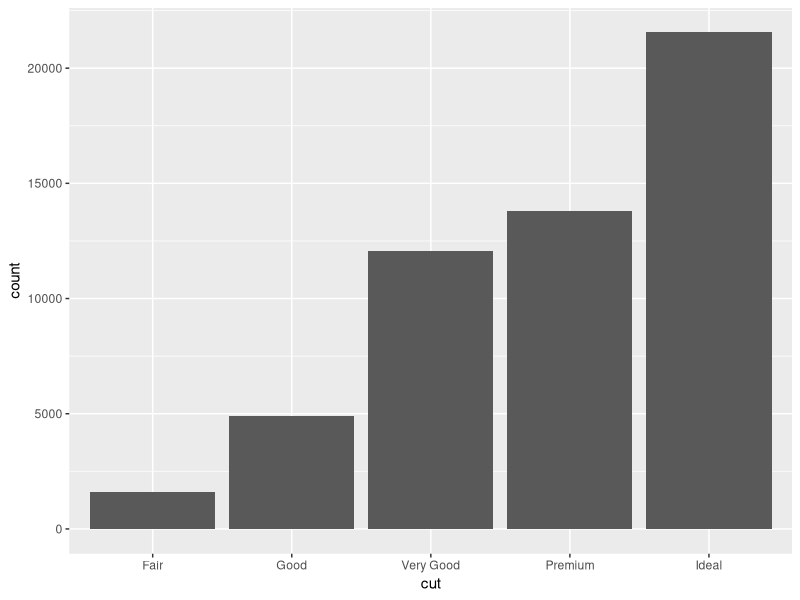
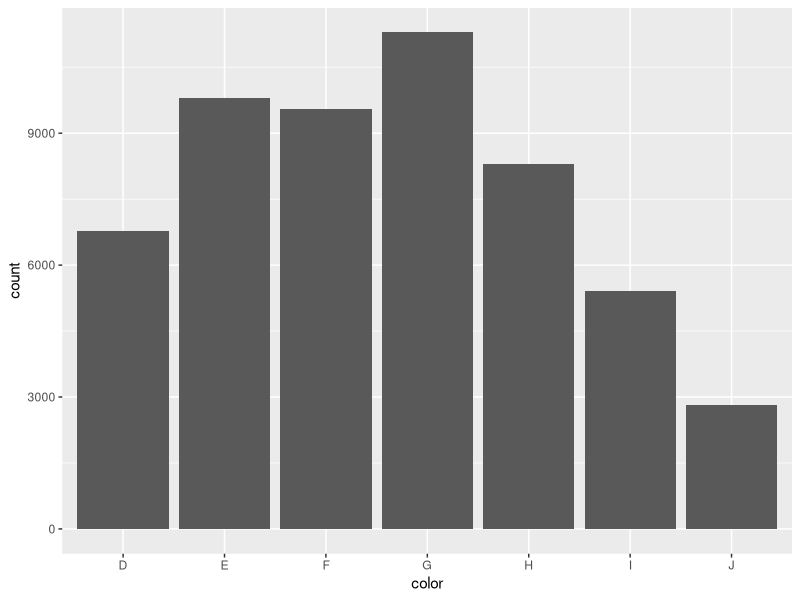
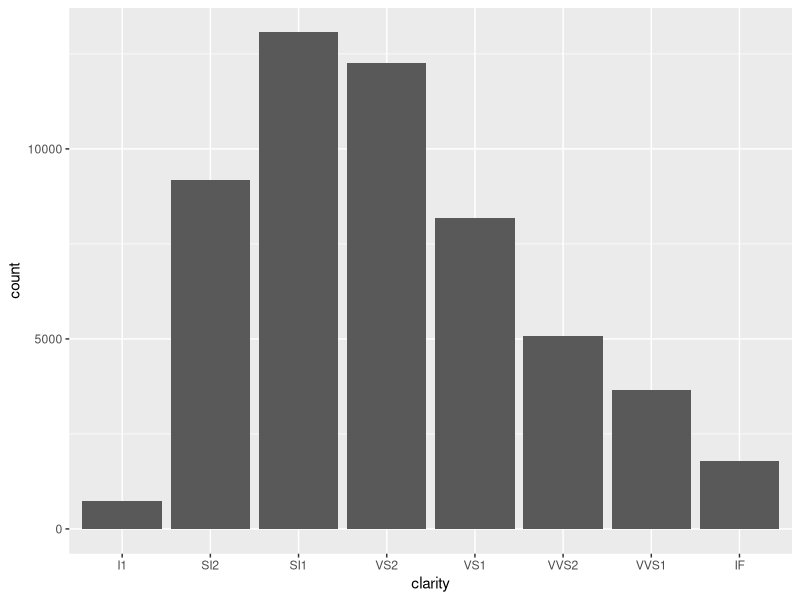

R code for these plots, in order:
## ---- chunk 1
library(ggplot2)
library(tidyverse)
knitr::opts_chunk$set(echo = FALSE)
## ---- chunk 2
ggplot(data = diamonds,mapping = aes(x = cut)) +
  geom_bar()

## ---- chunk 3
ggplot(data = diamonds,mapping = aes(x = color)) +
  geom_bar()

## ---- chunk 4
ggplot(data = diamonds,mapping = aes(x = clarity)) +
  geom_bar()

